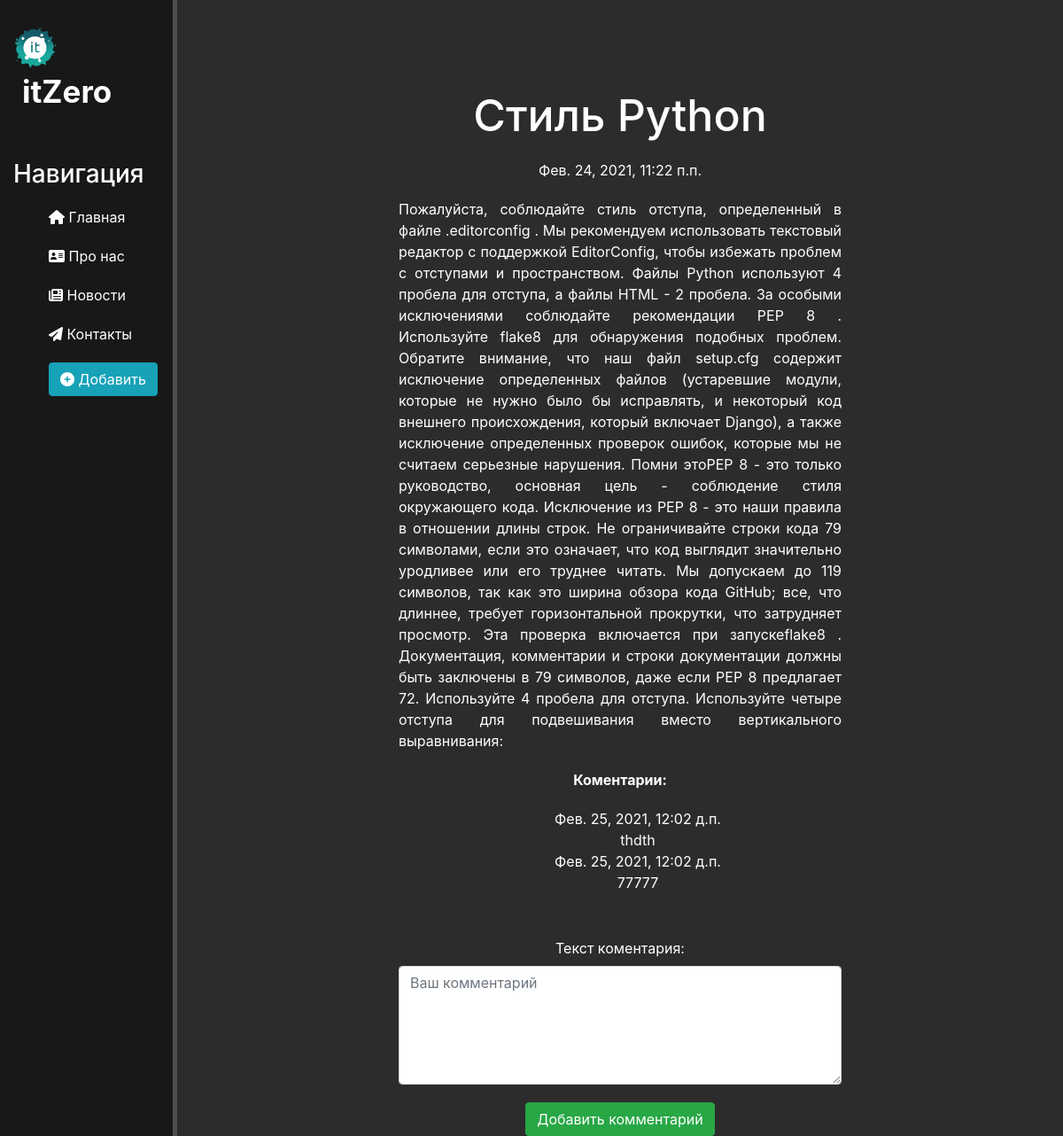
/news/16/comment, run on an earlier commit of the app's database.
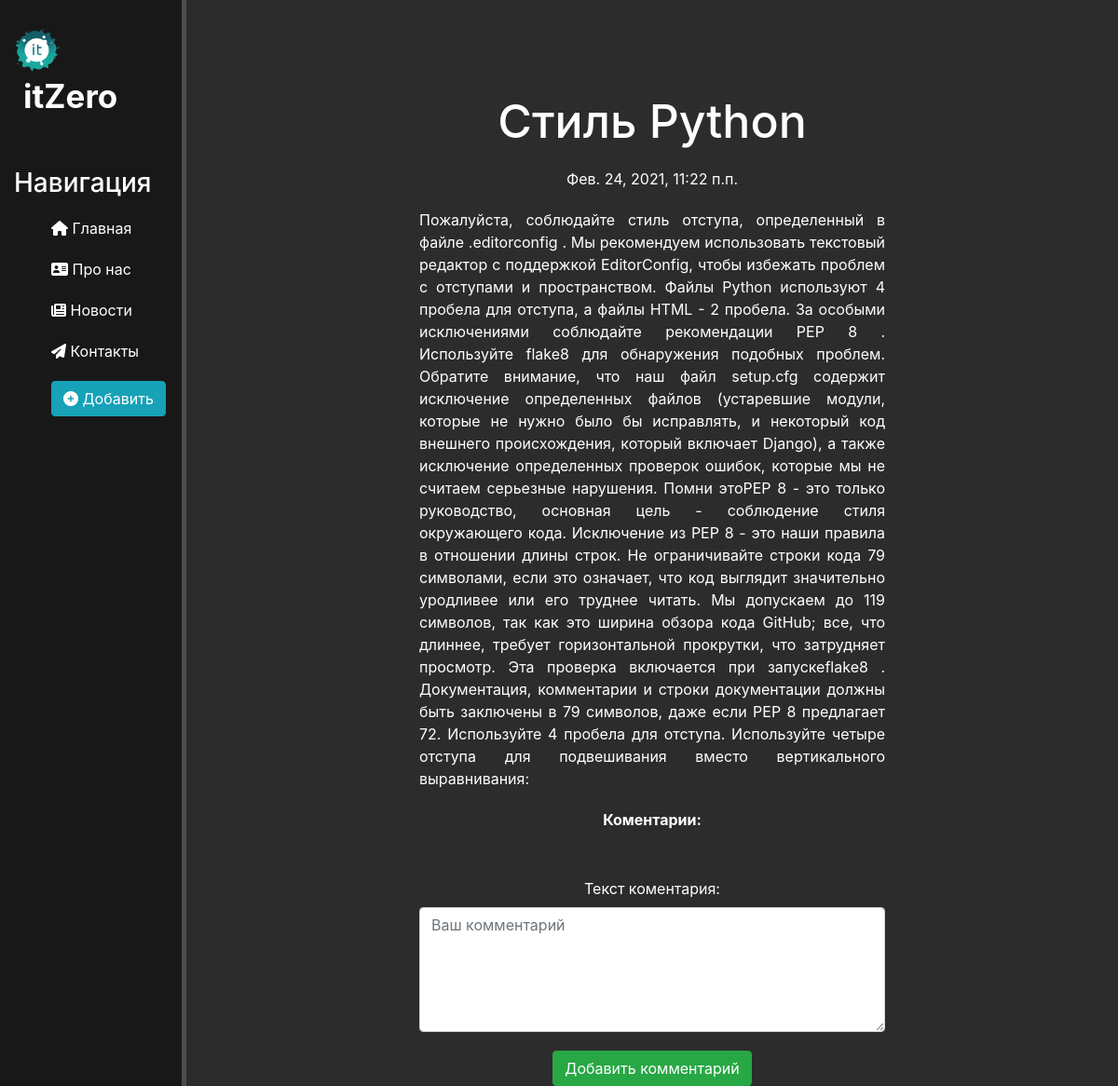
And on a later commit of the database.
### news/models.py (models this page shows, shortened)
class Comments(models.Model):
    article = models.ForeignKey(Articles, on_delete=models.CASCADE, verbose_name='Статья', blank=True, null=True, related_name='comments_articles')
    create_date = models.DateTimeField(auto_now=True)
    text = models.TextField('Текст коментария')
    class Meta:
        verbose_name = 'Коментарий'
        verbose_name_plural = 'Коментарии'

### news/views.py (the view, shortened to what this page needs)
# urls.py: path('<int:pk>', views.NewsDetailView.as_view(), name='news-detail'),
class NewsDetailView(FormMixin, DetailView):
    model = Articles
    template_name = 'news/details_view.html'
    context_object_name = 'article'
    form_class = CommentForm
    success_msg = 'Коментарий успешно создан'

### news/forms.py
class CommentForm(ModelForm):
    class Meta:
        model = Comments
        fields = ['text',]
        widgets = {
            "text": Textarea(attrs={
                'class': 'form-control',
                'placeholder': 'Ваш комментарий',
                'rows': 5,
            }),
        }

### news/templates/news/details_view.html (shortened to what this page needs)
{% extends 'main/layout.html' %}
{% block content %}
    <div class="features">
        <h1>{{ article.title }}</h1>
        <p>{{ article.date }}</p>
        <p class="text-justify">{{ article.full_text }}</p>
        <p><b>Коментарии:</b></p>
        <ul>
        {% for item in article.comments_articles.all %}
            <li>
                {{ item.create_date }}<br>
                {{ item.text }}
            </li>
        {% endfor %}
        </ul>
        <div>
        <form method="post" id="add_form">
            {{ form.as_p }}
        </form>
    </div>
        <button form="add_form" class="btn btn-success" type="submit">Добавить комментарий</button>
    </div>
{% endblock %}

What changed in the data, as far as the page shows it:
removed Comments: create_date "Фев. 25, 2021, 12:02 д.п.", text "thdth"
removed Comments: create_date "Фев. 25, 2021, 12:02 д.п.", text "77777"
